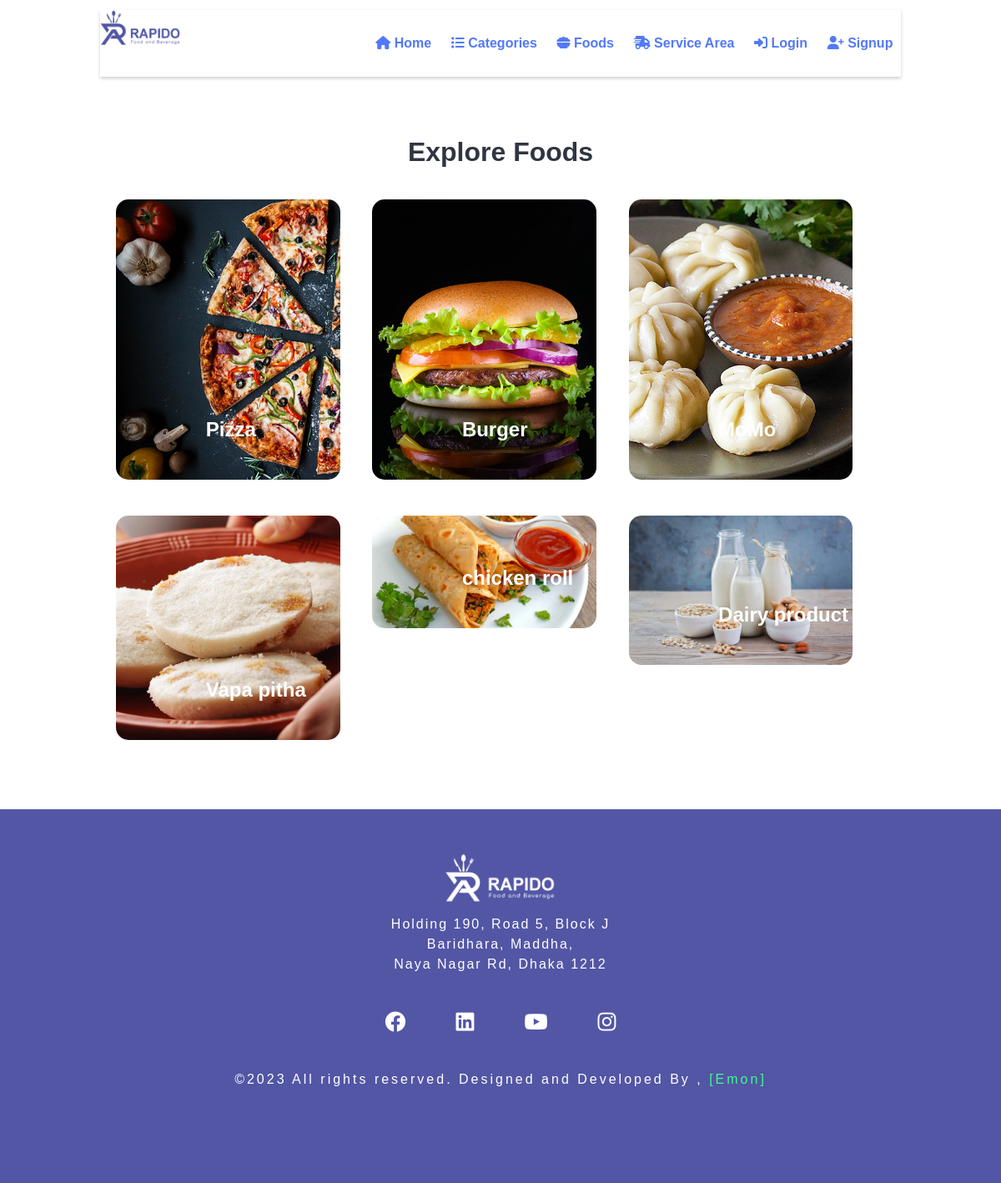
/categories.php, run on the app's committed database.
### tables this page shows
CREATE TABLE `tbl_category` (
  `id` int(10) unsigned NOT NULL AUTO_INCREMENT,
  `title` varchar(100) NOT NULL,
  `image_name` varchar(255) NOT NULL,
  `featured` varchar(10) NOT NULL,
  `active` varchar(10) NOT NULL,
  PRIMARY KEY (`id`)
);

### categories.php (the view, shortened to what this page needs)
<?php include('partials-front/menu.php'); ?>
    <section class="categories">
        <div class="container">
            <h2 class="text-center">Explore Foods</h2>
            <?php
                $sql = "SELECT * FROM tbl_category WHERE active='Yes'";
                $res = mysqli_query($conn, $sql);
                $count = mysqli_num_rows($res);
                if($count>0)
                {
                    while($row=mysqli_fetch_assoc($res))
                    {
                        $id = $row['id'];
                        $title = $row['title'];
                        $image_name = $row['image_name'];
                        ?>
                        <a href="<?php echo SITEURL; ?>category-foods.php?category_id=<?php echo $id; ?>">
                            <div class="box-3 float-container">
                                <?php
                                    if($image_name=="")
                                    {
                                        echo "<div class='error'>Image not found.</div>";
                                    }
                                    else
                                    {
                                        ?>
                                        <img src="<?php echo SITEURL; ?>images/category/<?php echo $image_name; ?>" alt="Pizza" class="img-responsive img-curve">
                                        <?php
                                    }
                                ?>
                                <h3 class="float-text explore_text"><?php echo $title; ?></h3>
                            </div>
                        </a>
                        <?php
                    }
                }
                else
                {
                    echo "<div class='error'>Category not found.</div>";
                }
            ?>
        </div>
    </section>
    <?php include('partials-front/footer.php'); ?>

### css/style.css (style rules this page uses)
body { margin: 0; padding: 0; }
* { margin: 0 0; padding: 0 0; font-family: Arial, Helvetica, sans-serif; }
.container { width: 80%; margin: 0 auto; padding: 1%; }
.img-responsive { width: 100%; }
.img-curve { border-radius: 15px; }
.text-center { text-align: center; }
.explore_text { color: white; }
a { color: #5379f8; text-decoration: none; }
h2 { color: #2f3542; font-size: 2rem; margin-bottom: 2%; }
h3 { font-size: 1.5rem; }
.float-container { position: relative; }
.float-text { position: absolute; bottom: 50px; left: 40%; }
.categories { padding: 4% 0; }
.box-3 { width: 28%; float: left; margin: 2%; }

### partials-front/menu.php (style rules this page uses)
body { font-family: Arial, sans-serif; margin: 0; padding: 0; }

### data on the page
tbl_category: image_name (picture), title "Pizza"
tbl_category: image_name (picture), title "Burger"
tbl_category: image_name (picture), title "MoMo"
tbl_category: image_name (picture), title "Vapa pitha"
tbl_category: image_name (picture), title "chicken roll"
tbl_category: image_name (picture), title "Dairy product"
